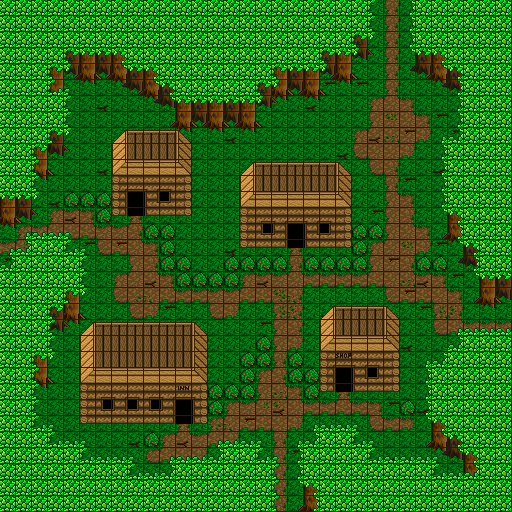

Below is a game level as drawn by its tile map, then a one-line description and the .tmx that defines it (tile-layer data replaced by summaries):
An orthogonal 64x64 tile map with 8x8 px tiles, 3 tile layers (BG, FG, Grid), 1 hidden layer not drawn, 4 tilesets and 5 objects (5x Event).

<map version="1.5" tiledversion="1.5.0" orientation="orthogonal" renderorder="right-down" width="64" height="64" tilewidth="8" tileheight="8" infinite="0" backgroundcolor="#000000" nextlayerid="7" nextobjectid="10">
 <properties>
  <property name="Flags" value="clipUp,clipDown,clipLeft,clipRight" />
  <property name="Max Steps" type="int" value="0" />
  <property name="Min Steps" type="int" value="0" />
  <property name="On Load Event" value="" />
  <property name="music" value="town" />
 </properties>
 <tileset firstgid="1" source="../Tiled/grid.tsx" />
 <tileset firstgid="2" source="../Tiled/sprites.tsx" />
 <tileset firstgid="258" source="../tilesets/forestTown.tsx" />
 <tileset firstgid="386" source="../Tiled/passability.tsx" />
 <layer id="1" name="BG" width="64" height="64">
  <data>[4096 cells, 4096 non-empty, 83 distinct tile ids]</data>
 </layer>
 <objectgroup id="2" name="Events" offsetx="0" offsety="4">
  <object id="4" name="Teleport to inn" type="Event" gid="2" x="176" y="408" width="16" height="24">
   <properties>
    <property name="Flags: Door" type="bool" value="true" />
    <property name="Script">hideScreen("maskOut", 1)
teleport("maps/town4/inn.dat", 23, 15, "up")
showScreen("unwipeOut", 1)</property>
   </properties>
  </object>
  <object id="5" name="Teleport to shop" type="Event" gid="2" x="336" y="376" width="16" height="24">
   <properties>
    <property name="Flags: Door" type="bool" value="true" />
    <property name="Script" value="#TODO" />
   </properties>
  </object>
  <object id="6" name="Teleport to house1" type="Event" gid="2" x="288" y="232" width="16" height="24">
   <properties>
    <property name="Flags: Door" type="bool" value="true" />
    <property name="Script" value="#TODO" />
   </properties>
  </object>
  <object id="7" name="Teleport to house2" type="Event" gid="2" x="128" y="200" width="16" height="24">
   <properties>
    <property name="Flags: Door" type="bool" value="true" />
    <property name="Script">hideScreen("maskOut", 1)
teleport("maps/town4/house2.dat", 2, 15, "up")
showScreen("unwipeOut", 1)</property>
   </properties>
  </object>
  <object id="9" name="Exit" type="Event" gid="257" x="384" y="0" width="16" height="24">
   <properties>
    <property name="Flags: Door" type="bool" value="false" />
    <property name="Flags: Exit" type="bool" value="true" />
    <property name="Script">hideScreen("fadeOut", 4)
teleport("maps/overworld.dat", 43, 36, "retain")
showScreen("fadeIn", 4)</property>
   </properties>
  </object>
 </objectgroup>
 <layer id="3" name="FG" width="64" height="64">
  <data>[4096 cells, 2015 non-empty, 37 distinct tile ids]</data>
 </layer>
 <objectgroup id="4" name="Regions" />
 <layer id="5" name="Passability" width="64" height="64" visible="0">
  <data>[4096 cells, 459 non-empty, 1 distinct tile ids]</data>
 </layer>
 <layer id="6" name="Grid" width="64" height="64">
  <data>[4096 cells, 1024 non-empty, 1 distinct tile ids]</data>
 </layer>
</map>
